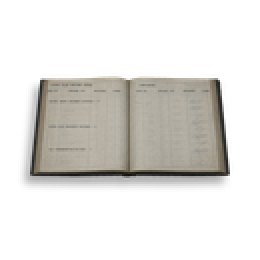
#> input picture image/edit_jobs/u4-court-archive-4115-v1/SC4003_item_4115_icon.png, 130 x 130 px (shown 2 times larger)
$ python make_icon_review_previews.py
#> lines starting #> are read from the running program, lines starting #| are printed output that depends on the picture
from pathlib import Path

from PIL import Image


JOB = Path(__file__).resolve().parent
SOURCE = Image.open(JOB / "SC4003_item_4115_icon.png").convert("RGBA")
#> SOURCE is the input picture: PIL image 130x130 RGBA; mean R, G, B, A 45.2, 43.6, 40.2, 72.2
REVIEW = JOB / "icon_review"
REVIEW.mkdir(parents=True, exist_ok=True)

for size in (100, 120, 150):
    SOURCE.resize((size, size), Image.Resampling.LANCZOS).save(
        REVIEW / f"SC4003_item_4115_icon_{size}px_preview.png"
    )
#> this loop made 3 passes
#> pass 1, `SOURCE.resize((size, size), Image.Resampling.LANCZOS).save( REVIEW / f..`:
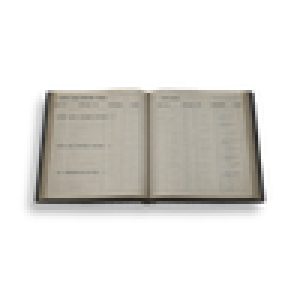
#> saved as SC4003_item_4115_icon_100px_preview.png: PIL image 100x100 RGBA (shown 3 times larger); mean R, G, B, A 45.8, 44.2, 40.7, 72.1; transparent parts drawn white
#> pass 2, `SOURCE.resize((size, size), Image.Resampling.LANCZOS).save( REVIEW / f..`:
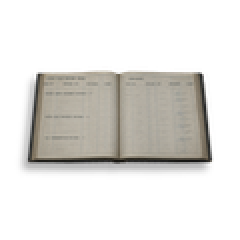
#> saved as SC4003_item_4115_icon_120px_preview.png: PIL image 120x120 RGBA (shown 2 times larger); mean R, G, B, A 45.4, 43.7, 40.3, 72.1; transparent parts drawn white
